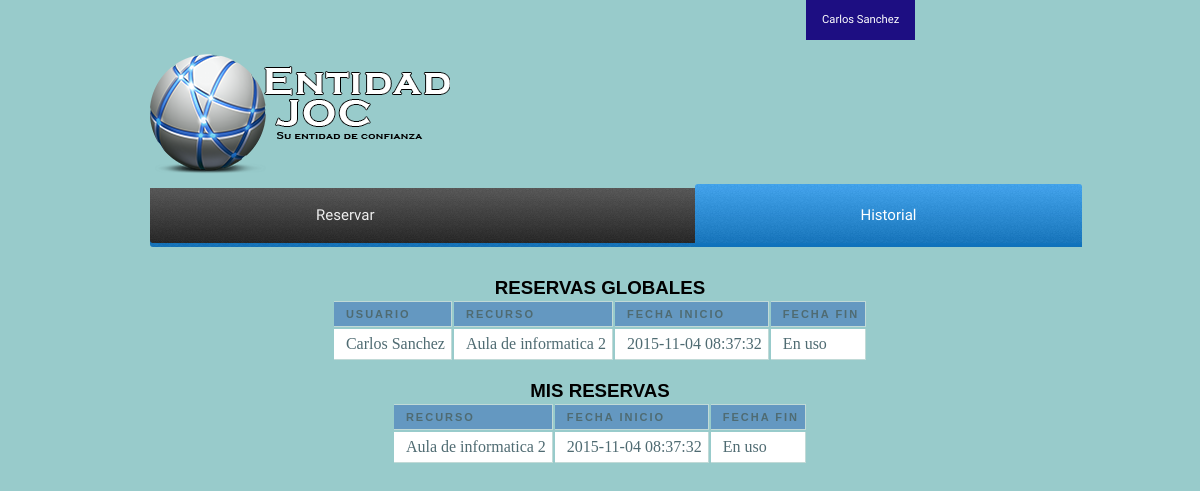
The app's page /paginausuario_historial.php (signed in) with its own data.
### tables this page shows
CREATE TABLE IF NOT EXISTS `users` (
  `idUser` int(255) NOT NULL,
  `nomUser` varchar(50) NOT NULL,
  `mail` varchar(30) NOT NULL,
  `telf` int(9) NOT NULL,
  `password` varchar(20) NOT NULL,
  `privilegios` varchar(25) NOT NULL
);

CREATE TABLE IF NOT EXISTS `resources` (
  `idResource` int(255) NOT NULL,
  `nomR` varchar(50) NOT NULL,
  `idEstado` int(11) NOT NULL,
  `idRType` int(11) NOT NULL
);

CREATE TABLE IF NOT EXISTS `registers` (
  `idRegister` int(255) NOT NULL,
  `data_ini` datetime NOT NULL,
  `data_fin` datetime DEFAULT NULL,
  `idResource` int(11) NOT NULL,
  `idUser` int(11) NOT NULL
);

### registros.php (the view, shortened to what this page needs)
<link rel="stylesheet" href="css/tablareservas.css">
<?php
$con = mysqli_connect('localhost','root','','bd_intranet');
$sql = "SELECT users.*,resources.*,resourcestype.*,registers.*,estadoinfo.* FROM ((((resourcestype INNER JOIN resources ON resourcestype.idRType=resources.idRType) INNER JOIN registers ON resources.idResource=registers.idResource) INNER JOIN users ON users.idUser=registers.idUser) INNER JOIN estadoinfo ON resources.idEstado=estadoinfo.idEstado)";
if(!empty($_SESSION['usuario'])){
	$privilegios=$_SESSION['usuario'];
}else if(!empty($_SESSION['admin'])){
	$privilegios=$_SESSION['admin'];
	?>
	<br/>
	<h3>RESERVAS GLOBALES</h3>
	<br/>
	<table class="mytable">
	<tr>
		<th>Usuario</th>
		<th>Recurso</th>
		<th>Fecha inicio</th>
		<th>Fecha fin</th>
	</tr>
	<?php
	$datos=mysqli_query($con,$sql);
        while($valor=mysqli_fetch_array($datos)){
		    echo "<tr>";
		    echo "<td>".$valor['nomUser']."</td>";
		    echo "<td>".$valor['nomR']."</td>";
		    echo "<td>".$valor['data_ini']."</td>";
		    if($valor['data_fin']!=NULL){
		    	echo "<td>".$valor['data_fin']."</td>";
			}else{
				echo "<td>En uso</td>";
			}
		    echo "</tr>";
		}
	echo "</table>";
}else{
	echo "no eres miembro";
}
?>
<br/>
<h3>MIS RESERVAS</h3>
<br/>
<table class="mytable">
	<tr>
		<th>Recurso</th>
		<th>Fecha inicio</th>
		<th>Fecha fin</th>
	</tr>
	<?php
		$sql.=" WHERE nomUser='$privilegios'";
			$datos=mysqli_query($con,$sql);
		        while($valor=mysqli_fetch_array($datos)){
				    echo "<tr>";
				    echo "<td>".$valor['nomR']."</td>";
				    echo "<td>".$valor['data_ini']."</td>";
				    if($valor['data_fin']!=NULL){
		    			echo "<td>".$valor['data_fin']."</td>";
					}else{
						echo "<td>En uso</td>";
					}
		   			echo "</tr>";
				}
		echo "</table>";
	?>

### paginausuario_historial.php (shortened to what this page needs)
<!DOCTYPE HTML>
<HTML>
	<head>
   		<link rel="stylesheet" href="css/menu.css">
   		<link href="css/paginausuario.css" rel="stylesheet" type="text/css">
   		<link rel="stylesheet" href="css/nav.css">
	</head>
	<body>
	<?php
if(!empty($_SESSION['usuario'])){
	$privilegios=$_SESSION['usuario'];
}else if(!empty($_SESSION['admin'])){
	$privilegios=$_SESSION['admin'];
}
?>
		<div class="header">
			<nav id="menu_gral">
		  		<ul>
			    	<li><a href="#"><?php
			    		echo  $privilegios;
						?></a>
        		<ul>
        		</ul>
    				</li>
			</nav>
			<img src="images/logo_2.png">
		</div>
			<div id='cssmenu'>
				<ul>
   			<li><a href='paginausuario_reservar.php'><span>Reservar</span></a></li>
   			<li class='active'><a href='#'><span>Historial</span></a></li>
			</ul>
			</div>
		<div class="contenido">
			<center><?php include("registros.php"); ?></center>
		</div>
	</body>
</HTML>

### css/menu.css (style rules this page uses)
#cssmenu, #cssmenu ul, #cssmenu ul li, #cssmenu ul li a { margin: 0; padding: 0; border: 0; list-style: none; line-height: 1; display: block; position: relative; font-family: Capriola, Helvetica, sans-serif; }
#cssmenu { width: auto; margin-top:2%; height: 59px; padding-bottom: 4px; }
#cssmenu ul { height: 59px; }
#cssmenu ul li { margin-left: 12.5%; float: left; margin-right: 4px; border-top-left-radius: 3px; border-top-right-radius: 3px; z-index: 5; }
#cssmenu ul li a { padding: 24px 166px 20px 166px; margin-bottom: 4px; border-top-left-radius: 3px; border-top-right-radius: 3px; color: #eeeeee; font-size: 15px; text-decoration: none; }
#cssmenu ul li:first-child, #cssmenu ul li:first-child > a { border-bottom-left-radius: 3px; }
#cssmenu ul li:hover, #cssmenu ul li.active { background: #0f71ba; background: -moz-linear-gradient(top, #3fa4f0 0%, #0f71ba 100%); background: -webkit-gradient(linear, left top, left bottom, color-stop(0%, #3fa4f0), color-stop(100%, #0f71ba)); background: -webkit-linear-gradient(top, #3fa4f0 0%, #0f71ba 100%); background: -o-linear-gradient(top, #3fa4f0 0%, #0f71ba 100%); background: -ms-linear-gradient(top, #3fa4f0 0%, #0f71ba 100%); background: linear-gradient(to bottom, #3fa4f0 0%, #0f71ba 100%); }
#cssmenu ul li a:hover, #cssmenu ul li.active > a { background: url('images/bg.png'); color: #ffffff; }

### css/paginausuario.css (style rules this page uses)
body { margin:0px; background:#98CBCB; }
.header { height:160px; background:#98CBCB; border:0px solid #CCC; width:75%; margin:0px auto; }
.contenido { width:75%; margin:0px auto; margin-top: 1%; }

### css/nav.css (style rules this page uses)
#menu_gral { font-family: Capriola; width: 85%; }
#menu_gral ul { list-style-type: none; text-align: right; font-size: 0; }
#menu_gral > ul li { display: inline-block; width: 15%; position: relative; background: #1D0E82; text-align: center; }
#menu_gral li a { text-decoration: none; font-size: .7rem; color: #FFFFFF; display: block; line-height: 2.5rem; }
#menu_gral li ul { position: absolute; width: 0; overflow: hidden; }

### css/tablareservas.css (style rules this page uses)
th { font: bold 11px "Trebuchet MS", Verdana, Arial, Helvetica, sans-serif; color: #4f6b72; border-right: 1px solid #C1DAD7; border-bottom: 1px solid #C1DAD7; border-top: 1px solid #C1DAD7; letter-spacing: 2px; text-transform: uppercase; text-align: left; padding: 6px 6px 6px 12px; background: #6498C1 url(images/bg_header.jpg) no-repeat; }
td { border-right: 1px solid #C1DAD7; border-bottom: 1px solid #C1DAD7; background: #fff; padding: 6px 6px 6px 12px; color: #4f6b72; }
h3 { font-family: Helvetica; display: inline; }

### records on screen
users: nomUser "Carlos Sanchez", resources.nomR "Aula de informatica 2", registers.data_ini "2015-11-04 08:37:32"

### other values on screen
$privilegios "Carlos Sanchez"
